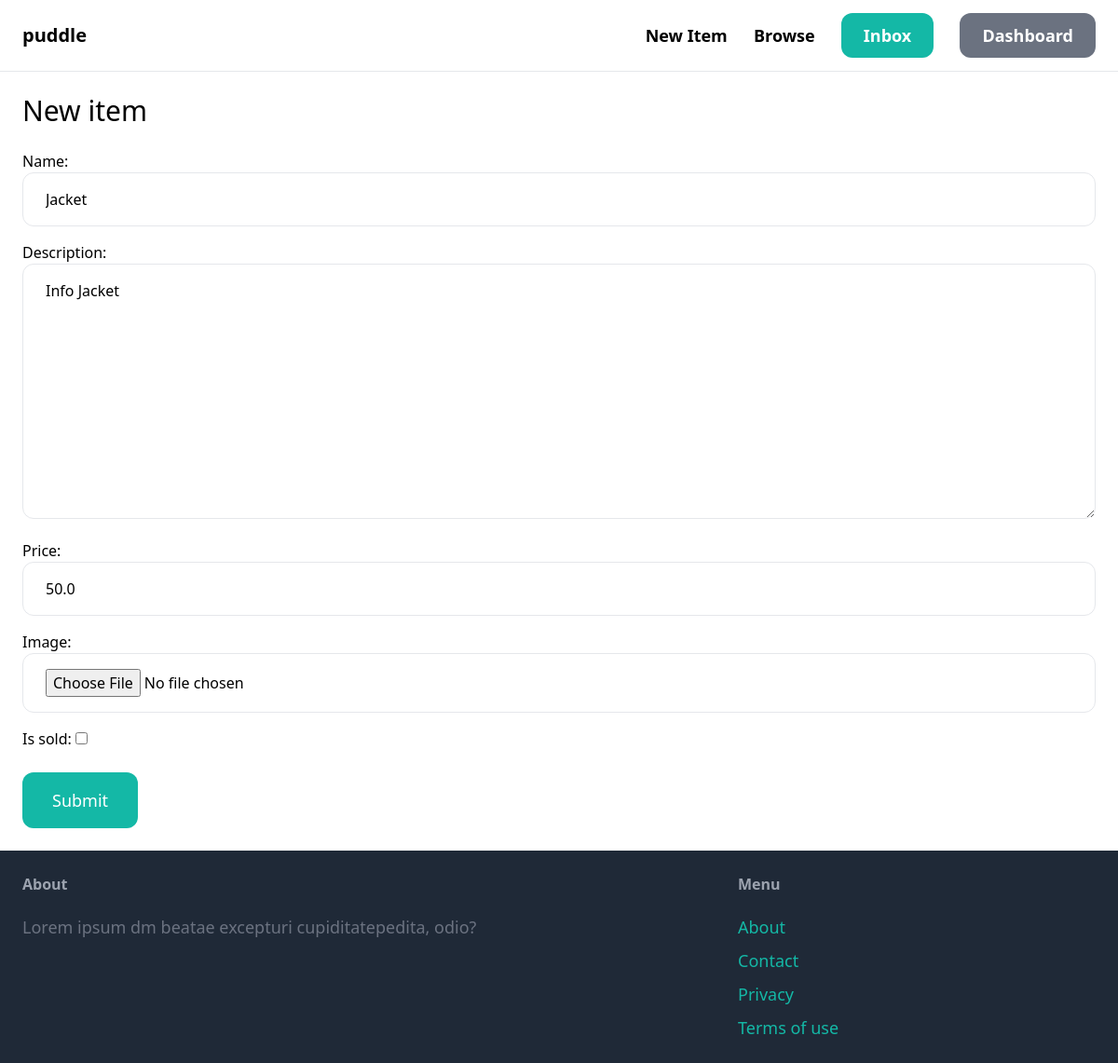
Page /items/2/edit/ (signed in) on the earlier database version.
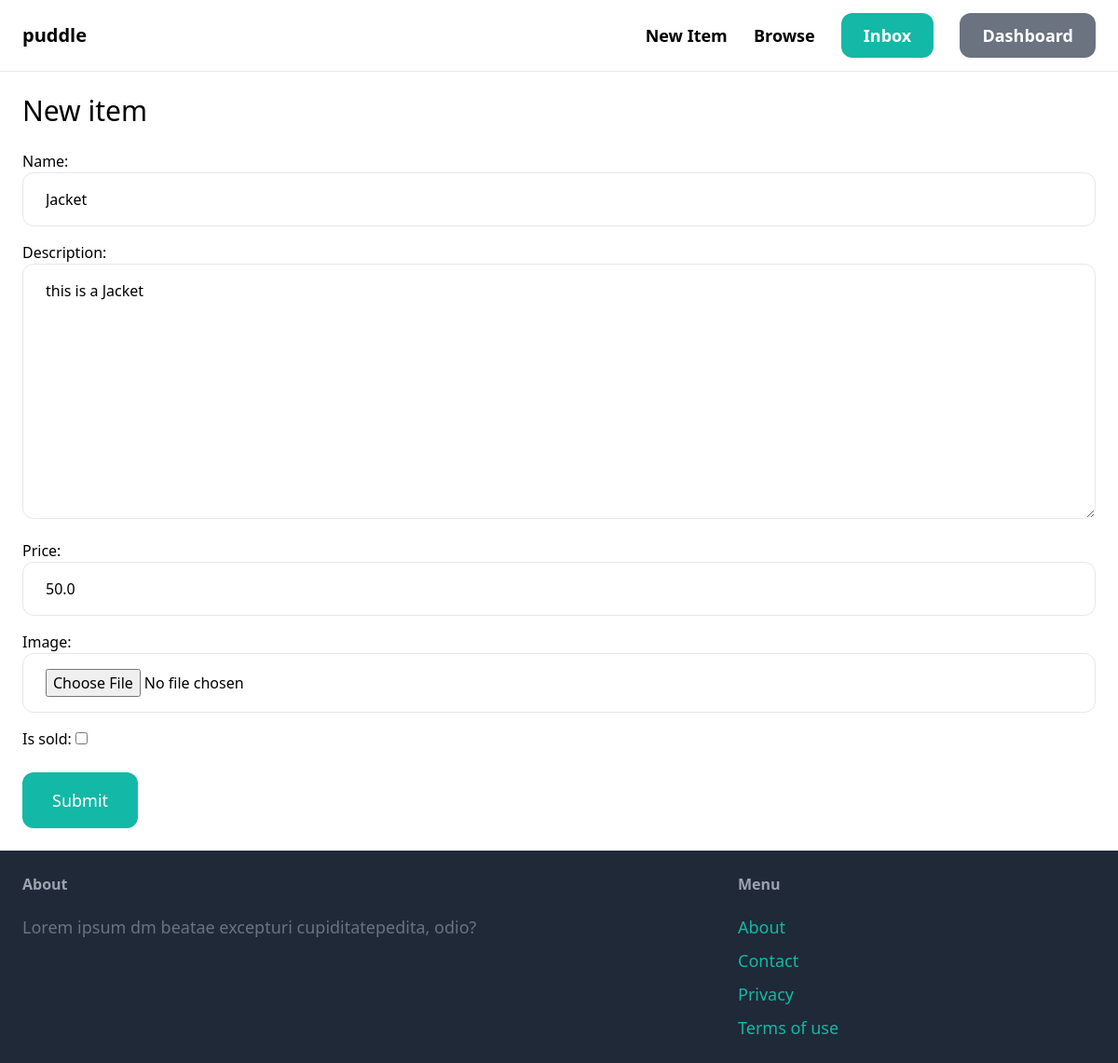
Same page on the later database version.
### items/models.py (models this page shows, shortened)
class Item(models.Model):
    category = models.ForeignKey(Category, related_name='items', on_delete=models.CASCADE)
    name = models.CharField(max_length=200)
    description = models.TextField(blank=True, null=True)
    price = models.FloatField()
    image= models.ImageField(upload_to='item_images', blank=True  ,null= True)
    is_sold = models.BooleanField(default=False)
    created_by = models.ForeignKey(User, related_name='items', on_delete=models.CASCADE)
    created_at = models.DateTimeField(auto_now_add=True)

### items/views.py (the view)
# urls.py: path('<int:pk>/edit/',views.edit, name='edit'),
@login_required
def edit(request, pk):
    item = get_object_or_404(Item, pk=pk, created_by=request.user)
    if request.method == 'POST':
        form = EditItemForm(request.POST, request.FILES, instance=item)
        if form.is_valid():
            form.save()
            return redirect('items:detail', pk=item.id)
    else:
        form = EditItemForm(instance = item)
    return render(request,'item/form.html',{
        'form': form,
        'title': 'New item',
    })

### items/forms.py
class EditItemForm(forms.ModelForm):
    class Meta:
        model = Item
        fields = ('name', 'description', 'price', 'image', 'is_sold')
        widgets = {
            'name': forms.TextInput(attrs = {
                'class': INPUT_CLASSES
            }),
            'description': forms.Textarea(attrs = {
                'class': INPUT_CLASSES
            }),
            'price': forms.TextInput(attrs = {
                'class': INPUT_CLASSES
            }),
            'image': forms.FileInput(attrs = {
                'class': INPUT_CLASSES
            })
    }

### items/templates/item/form.html (shortened to what this page needs)
{% extends 'core/base.html' %}
{% block content %}
<h1 class="mb-6 text-3xl">
    {{ title }}
</h1>
<form method="post" action="." enctype="multipart/form-data">
    <div class="space-y-4">
        {{ form.as_p }}
    </div>
    <button class="mt-6 py-4 px-8 text-lg bg-teal-500 hover:bg-teal-700 rounded-xl text-white">Submit</button>
</form>
{% endblock %}

Differences in the rows shown:
changed Item "Jacket": description "Info Jacket" → "this is a Jacket"
